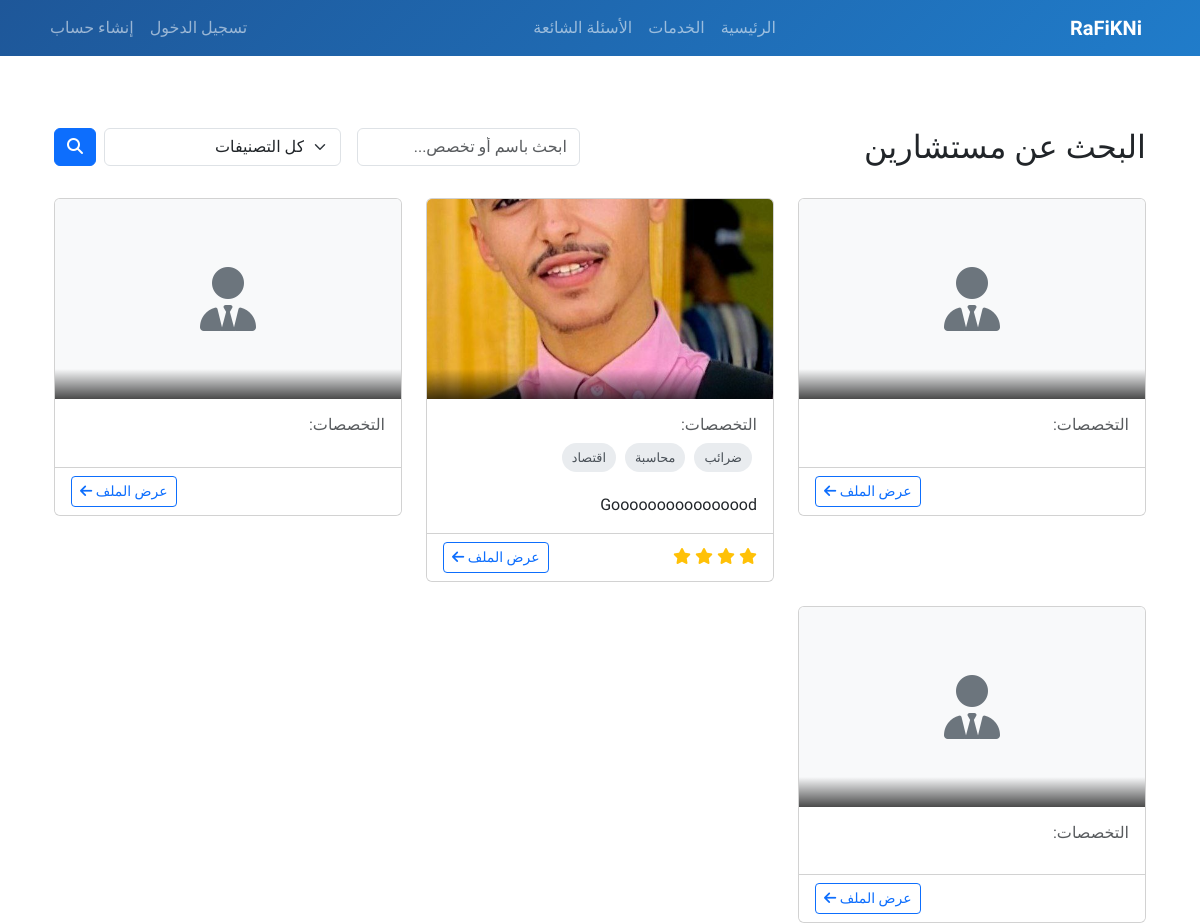
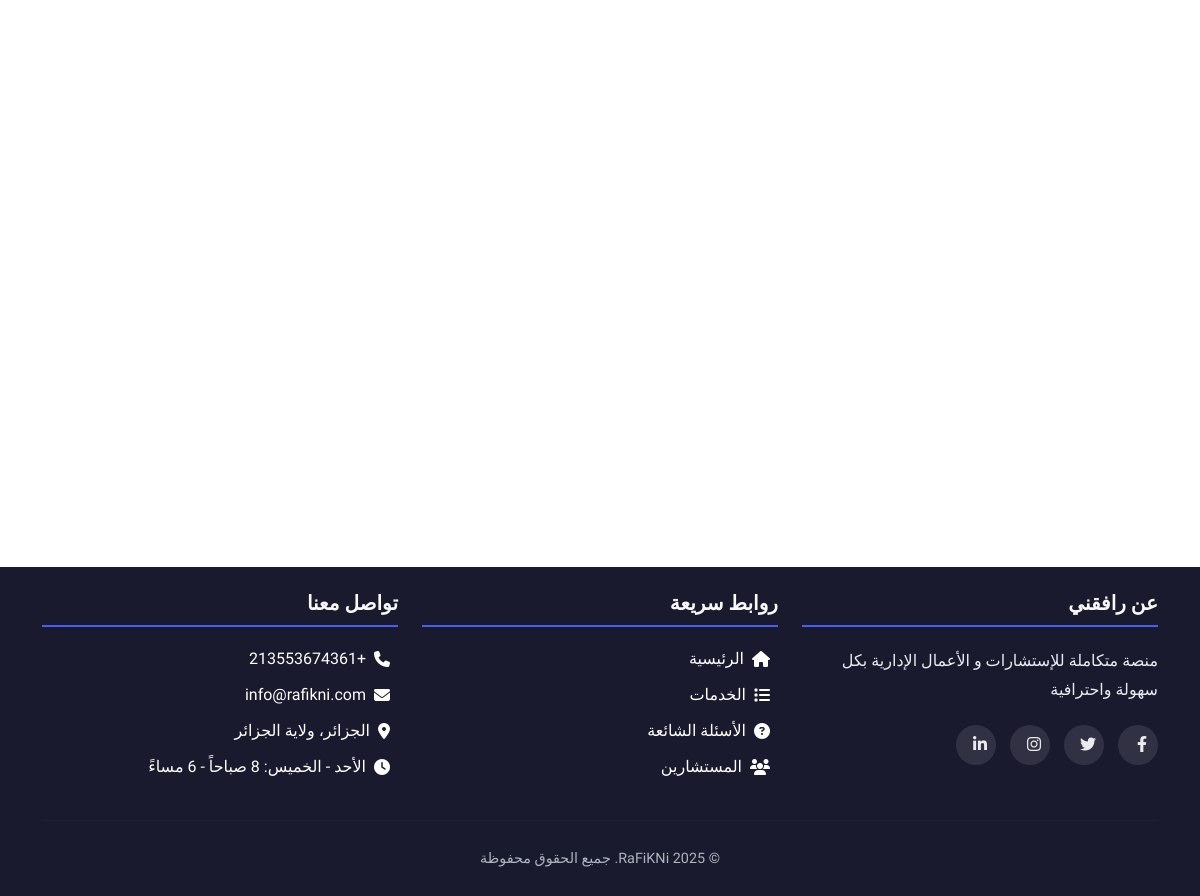
/consultants/, run on the app's committed database (2 pictures, top to bottom).
### core/models.py (models this page shows, shortened)
class Consultant(models.Model):
    user = models.OneToOneField(User, on_delete=models.CASCADE)
    categories = models.ManyToManyField(ServiceCategory)
    bio = models.TextField()
    profile_image = models.ImageField(upload_to='consultants/' , null=True)
    available = models.BooleanField(default=True)
    rating = models.FloatField(default=0)

class ServiceCategory(models.Model):
    name = models.CharField(max_length=100)
    icon = models.CharField(max_length=50, blank=True)
    description = models.TextField(blank=True)
    class Meta:
        verbose_name_plural = "Service Categories"

### core/views.py (the view, shortened to what this page needs)
# urls.py: path('consultants/', views.consultants_list, name='consultants_list'),
def consultants_list(request):
    consultants = Consultant.objects.filter(available=True)
    categories = ServiceCategory.objects.all()
    category_id = request.GET.get('category')
    search_query = request.GET.get('q')
    if category_id:
        consultants = consultants.filter(categories__id=category_id)
    return render(request, 'services/consultants.html', {
        'consultants': consultants,
        'categories': categories
    })

### templates/services/consultants.html (shortened to what this page needs)
{% extends 'base.html' %}
{% load static %}
{% block content %}
<div class="container py-5">
    <div class="row mb-4">
        <div class="col-md-6">
            <h2>البحث عن مستشارين</h2>
        </div>
        <div class="col-md-6">
            <form method="get" class="d-flex">
                <input type="text" name="q" class="form-control me-2" placeholder="ابحث باسم أو تخصص...">
                <select name="category" class="form-select me-2">
                    <option value="">كل التصنيفات</option>
                </select>
                <button type="submit" class="btn btn-primary">
                    <i class="fas fa-search"></i>
                </button>
            </form>
        </div>
    </div>
    <div class="row">
        {% if consultants %}
            {% for consultant in consultants %}
            <div class="col-md-4 mb-4">
                <div class="card consultant-card">
                    <div class="consultant-img-container">
                        {% if consultant.profile_image %}
                        <img src="{{ consultant.profile_image.url }}" class="consultant-img" alt="{{ consultant.user.username }}">
                        {% else %}
                        <i class="fas fa-user-tie fa-4x text-secondary"></i>
                        {% endif %}
                        <div class="consultant-name-overlay">
                        </div>
                    </div>
                    <div class="card-body">
                        <div class="mb-3">
                            <h6 class="text-muted">التخصصات:</h6>
                            <div>
                                {% for cat in consultant.categories.all %}
                                <span class="specialty-badge">{{ cat.name }}</span>
                                {% endfor %}
                            </div>
                        </div>
                        <p class="card-text">{{ consultant.bio|truncatechars:150 }}</p>
                    </div>
                    <div class="card-footer bg-white">
                        <div class="d-flex justify-content-between align-items-center">
                            <div class="text-warning">
                                {% with ''|center:5 as range %}
                                {% for _ in range %}
                                <i class="fas fa-star{% if forloop.counter > consultant.rating %}-o{% endif %}"></i>
                                {% endfor %}
                                {% endwith %}
                            </div>
                            <a href="{% url 'consultant_detail' consultant.id %}" class="btn btn-sm btn-outline-primary">
                                عرض الملف <i class="fas fa-arrow-left"></i>
                            </a>
                        </div>
                    </div>
                </div>
            </div>
            {% endfor %}
        {% endif %}
    </div>
</div>
{% endblock %}

### static/css/main.css (style rules this page uses)
:root { --primary: #6a0dad; --primary-light: #9c27b0; --secondary: #0ea5e9; --dark: #0f172a; --light: #f1f5f9; --gray: #64748b; --success: #10b981; --warning: #f59e0b; --danger: #ef4444; }
body { font-family: 'Tajawal', sans-serif; direction: rtl; }
.btn-primary { background-color: var(--primary); border-color: var(--primary); }
.btn-outline-primary { color: var(--primary); border-color: var(--primary); }
.card { border-radius: 10px; overflow: hidden; transition: transform 0.3s ease, box-shadow 0.3s ease; }

### templates/services/consultants.html (style rules this page uses)
.consultant-card { transition: transform 0.3s ease, box-shadow 0.3s ease; border-radius: 10px; overflow: hidden; height: 100%; }
.consultant-img-container { height: 200px; background-color: #f8f9fa; display: flex; align-items: center; justify-content: center; position: relative; }
.consultant-img { width: 100%; height: 100%; object-fit: cover; }
.consultant-name-overlay { position: absolute; bottom: 0; left: 0; right: 0; background: linear-gradient(transparent, rgba(0, 0, 0, 0.7)); padding: 15px; color: white; }
.specialty-badge { background-color: #e9ecef; color: #495057; border-radius: 20px; padding: 5px 10px; font-size: 0.8rem; margin-right: 5px; margin-bottom: 5px; display: inline-block; }

### templates/partials/footer.html (style rules this page uses)
* { margin: 0; padding: 0; box-sizing: border-box; }
html, body { height: 100%; font-family: 'Tajawal', sans-serif; }

### data on the page
Consultant: profile_image (picture), bio "Goooooooooooooood", rating 4 (drawn)
ServiceCategory: name "ضرائب"
ServiceCategory: name "محاسبة"
ServiceCategory: name "اقتصاد"
